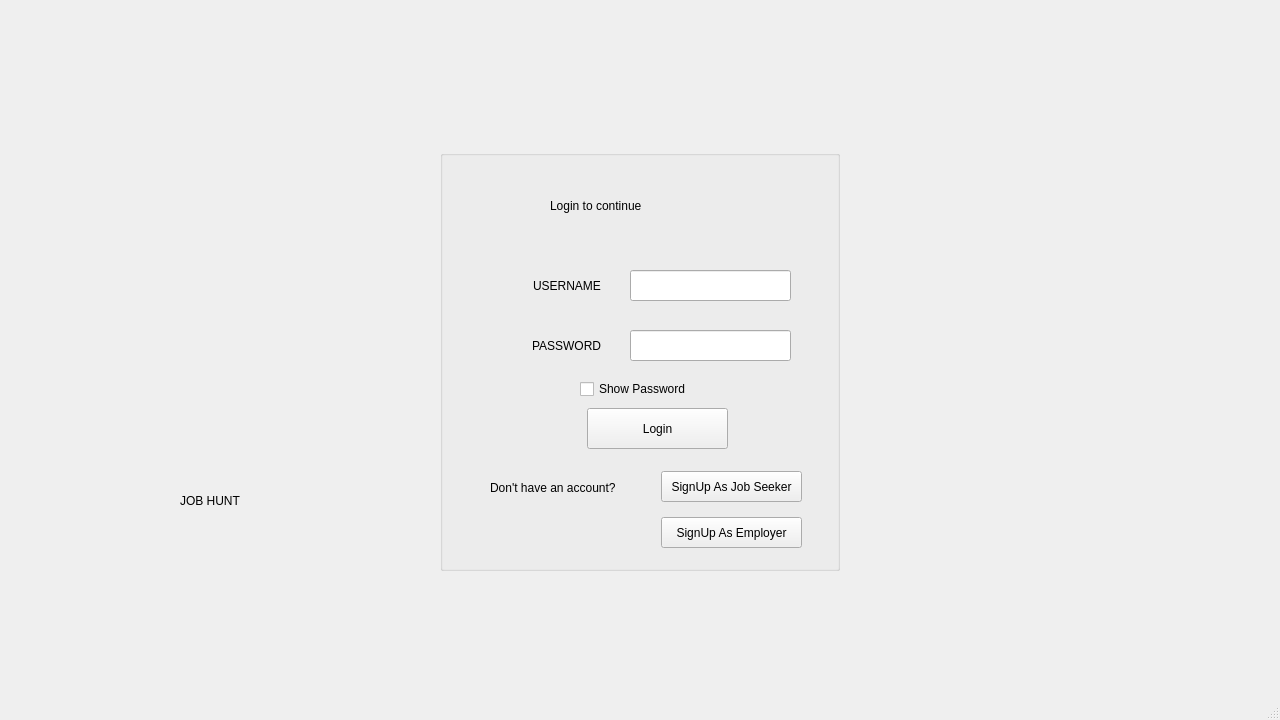
<?xml version="1.0" encoding="UTF-8"?>
<ui version="4.0">
 <class>MainWindow</class>
 <widget class="QMainWindow" name="MainWindow">
  <property name="geometry">
   <rect>
    <x>0</x>
    <y>0</y>
    <width>1280</width>
    <height>720</height>
   </rect>
  </property>
  <property name="windowTitle">
   <string>MainWindow</string>
  </property>
  <widget class="QWidget" name="centralwidget">
   <widget class="QGroupBox" name="groupBox">
    <property name="geometry">
     <rect>
      <x>440</x>
      <y>150</y>
      <width>400</width>
      <height>421</height>
     </rect>
    </property>
    <property name="title">
     <string/>
    </property>
    <widget class="QLineEdit" name="lineEdit_username">
     <property name="geometry">
      <rect>
       <x>190</x>
       <y>120</y>
       <width>161</width>
       <height>31</height>
      </rect>
     </property>
    </widget>
    <widget class="QPushButton" name="pushButton_signup">
     <property name="geometry">
      <rect>
       <x>221</x>
       <y>321</y>
       <width>141</width>
       <height>31</height>
      </rect>
     </property>
     <property name="text">
      <string>SignUp As Job Seeker</string>
     </property>
    </widget>
    <widget class="QLabel" name="label_3">
     <property name="geometry">
      <rect>
       <x>53</x>
       <y>180</y>
       <width>31</width>
       <height>31</height>
      </rect>
     </property>
     <property name="text">
      <string/>
     </property>
    </widget>
    <widget class="QPushButton" name="pushButton_login">
     <property name="geometry">
      <rect>
       <x>147</x>
       <y>258</y>
       <width>141</width>
       <height>41</height>
      </rect>
     </property>
     <property name="text">
      <string>Login</string>
     </property>
    </widget>
    <widget class="QLineEdit" name="lineEdit_password">
     <property name="geometry">
      <rect>
       <x>190</x>
       <y>180</y>
       <width>161</width>
       <height>31</height>
      </rect>
     </property>
     <property name="echoMode">
      <enum>QLineEdit::Password</enum>
     </property>
    </widget>
    <widget class="QLabel" name="label_password">
     <property name="geometry">
      <rect>
       <x>92</x>
       <y>180</y>
       <width>81</width>
       <height>31</height>
      </rect>
     </property>
     <property name="text">
      <string>PASSWORD</string>
     </property>
     <property name="buddy">
      <cstring>lineEdit_password</cstring>
     </property>
    </widget>
    <widget class="QLabel" name="label_2">
     <property name="geometry">
      <rect>
       <x>50</x>
       <y>120</y>
       <width>31</width>
       <height>31</height>
      </rect>
     </property>
     <property name="text">
      <string/>
     </property>
    </widget>
    <widget class="QLabel" name="label_s">
     <property name="geometry">
      <rect>
       <x>50</x>
       <y>328</y>
       <width>141</width>
       <height>20</height>
      </rect>
     </property>
     <property name="text">
      <string>Don't have an account?</string>
     </property>
    </widget>
    <widget class="QLabel" name="label_username">
     <property name="geometry">
      <rect>
       <x>93</x>
       <y>120</y>
       <width>81</width>
       <height>31</height>
      </rect>
     </property>
     <property name="text">
      <string>USERNAME</string>
     </property>
     <property name="buddy">
      <cstring>lineEdit_username</cstring>
     </property>
    </widget>
    <widget class="QLabel" name="label_header">
     <property name="geometry">
      <rect>
       <x>110</x>
       <y>40</y>
       <width>181</width>
       <height>31</height>
      </rect>
     </property>
     <property name="text">
      <string>Login to continue </string>
     </property>
    </widget>
    <widget class="QPushButton" name="pushButton_signupemp">
     <property name="geometry">
      <rect>
       <x>221</x>
       <y>367</y>
       <width>141</width>
       <height>31</height>
      </rect>
     </property>
     <property name="text">
      <string>SignUp As Employer</string>
     </property>
    </widget>
    <widget class="QCheckBox" name="checkBox_login">
     <property name="geometry">
      <rect>
       <x>140</x>
       <y>230</y>
       <width>191</width>
       <height>18</height>
      </rect>
     </property>
     <property name="text">
      <string>Show Password</string>
     </property>
    </widget>
    <widget class="QLabel" name="label_suces">
     <property name="geometry">
      <rect>
       <x>10</x>
       <y>390</y>
       <width>111</width>
       <height>20</height>
      </rect>
     </property>
     <property name="text">
      <string/>
     </property>
    </widget>
   </widget>
   <widget class="QLabel" name="label_pic">
    <property name="geometry">
     <rect>
      <x>150</x>
      <y>150</y>
      <width>261</width>
      <height>321</height>
     </rect>
    </property>
    <property name="text">
     <string/>
    </property>
   </widget>
   <widget class="QLabel" name="label_jh">
    <property name="geometry">
     <rect>
      <x>180</x>
      <y>480</y>
      <width>211</width>
      <height>41</height>
     </rect>
    </property>
    <property name="text">
     <string>JOB HUNT</string>
    </property>
   </widget>
  </widget>
  <widget class="QMenuBar" name="menubar">
   <property name="geometry">
    <rect>
     <x>0</x>
     <y>0</y>
     <width>1280</width>
     <height>17</height>
    </rect>
   </property>
  </widget>
  <widget class="QStatusBar" name="statusbar"/>
 </widget>
 <resources/>
 <connections/>
</ui>
